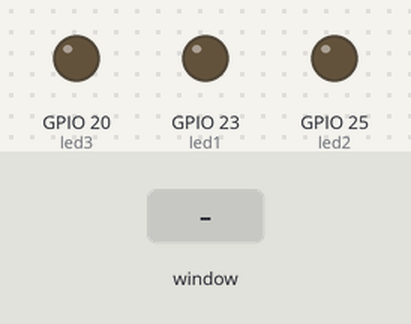
A program run on a simulated Raspberry Pi (BCM pin numbers). Parts: output pins drawn as LEDs (lit = HIGH). Inputs (shaded band) come from the test bench. The desktop window is not drawn, its controls go by their first labels and the mouse button is held 0.15 s. At 5.8 s the program stops and its outputs stay as they are.

Above: at 1.2 s.
1.3 s: control labelled "BLUE LED" in the window clicked
At 2.0 s:
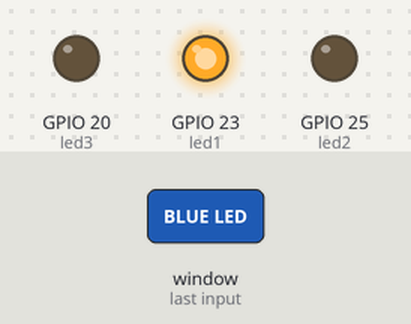
2.8 s: control labelled "GREEN LED" in the window clicked
At 3.2 s:
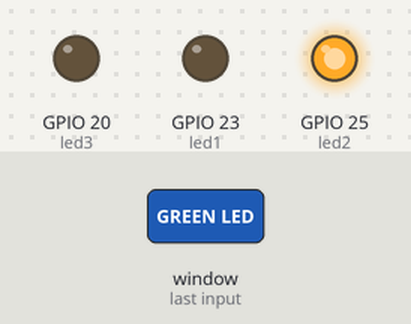
4.3 s: control labelled "RED LED" in the window clicked
At 5.5 s:
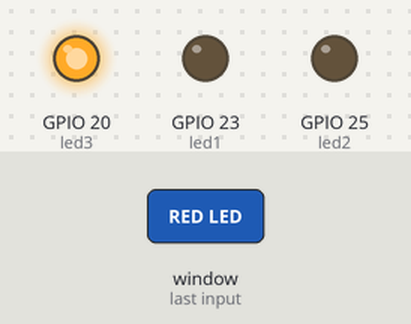
5.8 s: control labelled "EXIT" in the window clicked
At 6.7 s:
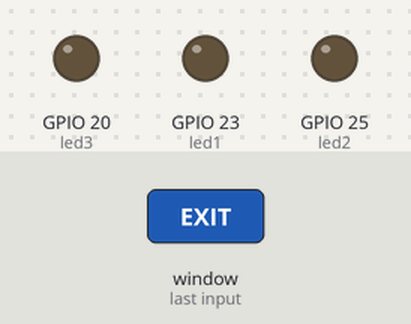
Timing chart, 0 to 7.3 s (numbered marks = the images above; inputs shaded):
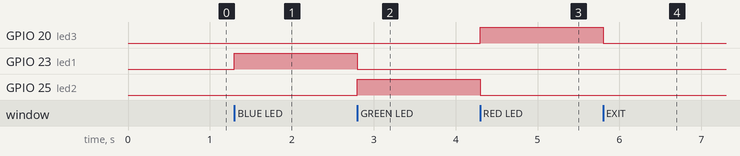

Measured:
- after the input at 1.3 s, GPIO 23 (led1): LOW → HIGH at once
- after the input at 2.8 s, GPIO 23 (led1): HIGH → LOW at once; GPIO 25 (led2): LOW → HIGH at once
- after the input at 4.3 s, GPIO 20 (led3): LOW → HIGH at once; GPIO 25 (led2): HIGH → LOW at once
- after the input at 5.8 s, GPIO 20 (led3): HIGH → LOW at once

The program:

RPiGUI.py
```python
try:
    from Tkinter import*
except ImportError:
    from tkinter import*

import tkinter.font
from gpiozero import LED
import RPi.GPIO as GPIO

GPIO.setwarnings(False)
GPIO.setmode(GPIO.BCM)

led1 = LED(23)
led2 = LED(25)
led3 = LED(20)

##GUI##
win = Tk()
win.title("LED CONTROLLER")
myFont = tkinter.font.Font(family = 'Helvetica', size = 13, weight = 'bold')

##FUNCTIONS##
def led1Toggle():
    if led1.is_lit:
        led1.off()

    else:
        led1.on()
        led2.off()
        led3.off()

def led2Toggle():
    if led2.is_lit:
        led2.off()

    else:
        led2.on()
        led1.off()
        led3.off()

def led3Toggle():
    if led3.is_lit:
        led3.off()

    else:
        led3.on()
        led1.off()
        led2.off()

def close():
    GPIO.cleanup()
    win.destroy()

##BUTTONS##
led1Button = Radiobutton(win, text = 'BLUE LED', value = 1, font = myFont, command = led1Toggle)
led2Button = Radiobutton(win, text = 'GREEN LED', value = 2, font = myFont, command = led2Toggle)
led3Button = Radiobutton(win, text = 'RED LED', value = 3, font = myFont, command = led3Toggle)
led1Button.grid(row = 0, column = 1)
led2Button.grid(row = 1, column = 1)
led3Button.grid(row = 2, column = 1)

exitButton = Radiobutton(win, text = 'EXIT' , value = 4, font = myFont, command = close)
exitButton.grid(row = 3, column = 1)

win.protocol("WM DELETE WINDOW", close)
win.mainloop()
```
